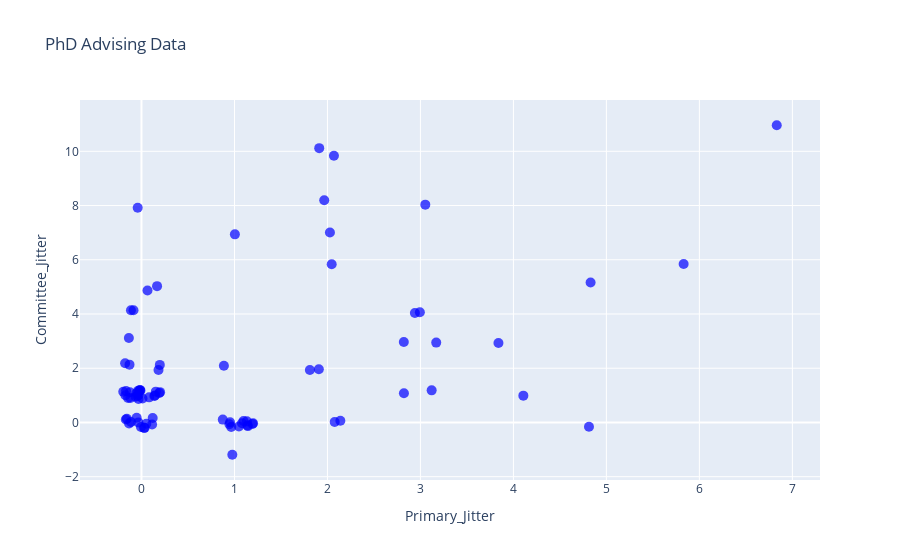

Notebook code for this chart:
### Code cell
fig.update_traces(hovertemplate="<b>%{text}</b><br>Primary:%{customdata[0]}<br>Committee Only: %{customdata[1]}<extra></extra>",
                  text=df['Advisor'],
                  customdata=df[['Primary Advisees','Committee Only']].values,
                  marker=dict(size=10, color="blue", opacity=0.7))

### Figure 1 — Plotly figure (JSON) as saved in the notebook; plotly's stock layout.template omitted (floating-point values rounded to 4 significant figures; data arrays with more than 128 entries replaced by an {"elided": "..."} marker saying what was removed)
{"data": [{"customdata": {"elided": "82x2 int values"}, "hovertemplate": "<b>%{text}</b><br>Primary:%{customdata[0]}<br>Committee Only: %{customdata[1]}<extra></extra>", "legendgroup": "", "marker": {"color": "blue", "opacity": 0.7, "size": 10, "symbol": "circle"}, "mode": "markers", "name": "", "orientation": "v", "showlegend": false, "text": ["Ashton", "Bartels", "Beebe", "Bhargava", "Block", "Brace", "Brockman", "Campagnola", "Dhuc", "Eliceiri", "Hai", "Kreeger", "Li", "Ludwig", "McClean", "Meyerand", "Murphy", "Saha", "Skala", "Thelen", "Tiwari", "Williams", "Witzenburg", "Yesilkoy", "Burkard", "Carter Ralphe", "Crawford", "Eckhardt", "Emborg", "Glukhov", "Gong", "Hen Hu", "Hernando", "Huttenlocher", "Kamp", "Kats", "Kinney", "Laeseke", "Lake", "Masters", "Mathur", "Moncher", "Muir", "Pirasteh", "Rudraraju", "Sandbo", "Shields", "Slukvin", "Svaren", "Tononi", "Turng", "Ulland", "Wang", "Singh", "Ayuso", "Capitini", "Crone", "Franck", "Gamm", "Handelsman", "Henak", "Iyer", "Johnson", "Kerr", "May", "McMillan", "Medow", "Notbohm", "Ong", "Palecek", "Ponik", "Poore", "Reeder", "Rogers", "Roldán-Alzate", "Roth", "Sankaran", "Shusta", "Suminski", "Sushmita", "Virumbrales-Munoz", "Wentland"], "type": "scatter", "x": [3.17, -0.157, 4.107, 0.05221, -0.1357, 0.183, 2.139, 2.046, -0.1335, 1.912, 2.994, 2.94, 0.06462, 2.07, 1.005, -0.08576, 4.83, 5.831, 6.832, -0.1133, 3.121, 2.821, 3.839, 3.052, -0.1761, 0.01101, 0.154, 0.03374, -0.1961, -0.05181, 4.813, 0.1917, -0.1728, -0.03333, 0.1972, 0.2, -0.04077, 1.14, -0.1661, 2.027, 0.08237, -0.04343, -0.05543, -0.01684, -0.06354, -0.03082, 0.02724, 0.1383, -0.1241, 1.144, -0.1445, 0.1141, -0.1682, -0.01103, 2.823, 0.1675, 0.8864, 1.907, -0.01706, 1.134, 1.811, 0.9527, 0.1455, -0.005665, 1.048, 0.9457, 0.965, 1.098, -0.113, 1.965, -0.1288, 0.9768, 1.194, -0.02689, -0.03659, 2.078, 0.8743, 1.2, -0.03232, -0.1191, 0.1203, 1.081], "xaxis": "x", "y": [2.945, 0.1375, 0.9901, -0.0487, 3.116, 1.936, 0.06056, 5.838, -0.03795, 10.12, 4.063, 4.034, 4.869, 9.834, 6.938, 4.138, 5.16, 5.843, 10.96, 4.138, 1.184, 2.968, 2.929, 8.033, 2.186, 0.8871, 1.138, -0.1986, 1.133, 0.1717, -0.1602, 1.087, 1.002, 0.002721, 2.124, 1.119, 7.917, -0.1059, 1.159, 7.006, 0.9269, 0.9719, 1.08, 1.181, 0.9532, 1.009, -0.1981, 0.9768, 1.112, -0.1334, 0.9034, -0.0773, 0.112, 1.182, 1.078, 5.027, 2.089, 1.965, 1.199, 0.0408, 1.937, 0.004141, 0.9976, -0.1667, -0.1499, -0.06443, -0.1697, 0.05359, 0.01854, 8.193, 2.133, -1.19, -0.0527, 1.149, 1.166, 0.01878, 0.1059, -0.02633, 0.8678, 0.9016, 0.1656, -0.03083], "yaxis": "y"}], "layout": {"legend": {"tracegroupgap": 0}, "title": {"text": "PhD Advising Data"}, "xaxis": {"anchor": "y", "domain": [0, 1], "title": {"text": "Primary_Jitter"}}, "yaxis": {"anchor": "x", "domain": [0, 1], "title": {"text": "Committee_Jitter"}}}}
